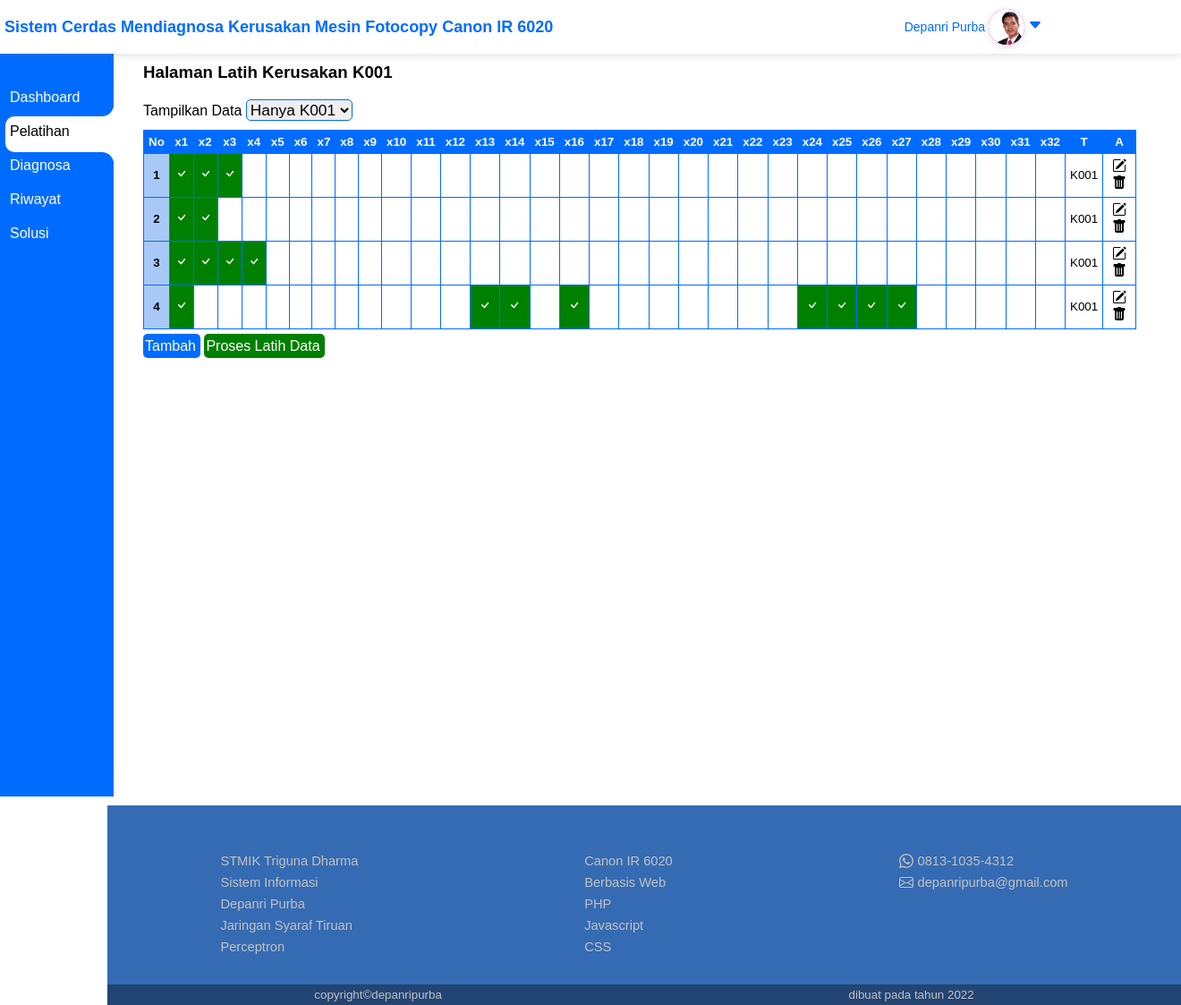
/pelatihan/latih/K001 (signed in), run on the app's committed database.
### tables this page shows
CREATE TABLE `datapelatihan` (
  `id` int NOT NULL,
  `kodeKerusakan` varchar(10) NOT NULL,
  `x1` int NOT NULL DEFAULT '-1',
  `x2` int NOT NULL DEFAULT '-1',
  `x3` int NOT NULL DEFAULT '-1',
  `x4` int NOT NULL DEFAULT '-1',
  `x5` int NOT NULL DEFAULT '-1',
  `x6` int NOT NULL DEFAULT '-1',
  `x7` int NOT NULL DEFAULT '-1',
  `x8` int NOT NULL DEFAULT '-1',
  `x9` int NOT NULL DEFAULT '-1',
  `x10` int NOT NULL DEFAULT '-1',
  `x11` int NOT NULL DEFAULT '-1',
  `x12` int NOT NULL DEFAULT '-1',
  `x13` int NOT NULL DEFAULT '-1',
  `x14` int NOT NULL DEFAULT '-1',
  `x15` int NOT NULL DEFAULT '-1',
  `x16` int NOT NULL DEFAULT '-1',
  `x17` int NOT NULL DEFAULT '-1',
  `x18` int NOT NULL DEFAULT '-1',
  `x19` int NOT NULL DEFAULT '-1',
  `x20` int NOT NULL DEFAULT '-1',
  `x21` int NOT NULL DEFAULT '-1',
  `x22` int NOT NULL DEFAULT '-1',
  `x23` int NOT NULL DEFAULT '-1',
  `x24` int NOT NULL DEFAULT '-1',
  `x25` int NOT NULL DEFAULT '-1',
  `x26` int NOT NULL DEFAULT '-1',
  `x27` int NOT NULL DEFAULT '-1',
  `x28` int NOT NULL DEFAULT '-1',
  `x29` int NOT NULL DEFAULT '-1',
  `x30` int NOT NULL DEFAULT '-1',
  `x31` int NOT NULL DEFAULT '-1',
  `x32` int NOT NULL DEFAULT '-1'
);

### core/Purbacontroler.php (called while the page is built)
<?php
	class Purbacontroler{
		public function tampil($params,$data){
			require_once "view/".$params.".php";
		}
	}
 ?>

### index.php (called while the page is built, shortened)
<?php
require_once "core/Purbacontroler.php";
require_once "core/Purbamodel.php";
class Purba{
	public $method = "index";
	public function __construct(){
		$controler = new $this->controler();
		if(isset($this->ambilurl()[1])){
			if(method_exists($controler, $this->ambilurl()[1])){
				$this->method = $this->ambilurl()[1];
			}
		}
		$var1 = "";
		$var2 = "";
		if(isset($this->ambilurl()[2])){
			$var1 = $this->ambilurl()[2];
		}
		$method = $this->method;
		$controler->$method($var1,$var2);
	}
	public function ambilurl(){
		if(isset($_GET["url"])){
			return explode("/", $_GET["url"]);
		}else{
			return ["null"];
		}
	}
}
$depanri = new Purba();
?>

### core/Purbamodel.php (called while the page is built, shortened)
<?php
class Purbamodel{
	public $dbserver = "localhost";
	public $dbuser = "root";
	public $dbpass = "root";
	public $dbname = "scperceptron";
	public function __construct(){
		$this->konek = new Mysqli($this->dbserver,$this->dbuser,$this->dbpass,$this->dbname);
	}
}

### model/Pelatihanmodel.php (called while the page is built, shortened)
<?php
class Pelatihanmodel extends Purbamodel
{
    public function getwhere($params, $all)
    {
        $params = explode(" ", $params);
        $query = "SELECT * FROM datapelatihan WHERE `kodeKerusakan`='" . $params[0] . "'";
        $data = $this->konek->query($query);
        $hasil = [];
        while ($datadb = mysqli_fetch_assoc($data)) {
            $hasil[] = $datadb;
        }
        return $hasil;
    }
}

### view/Latih.php (the view, shortened to what this page needs)
<div class="container">
    <div class="null">
    </div>
    <div class="content">
        <div class="halaman">
            <div class="judul-halaman">
                <h3>Halaman Latih Kerusakan <?= $data['kodeKerusakan'] ?></h3>
                <div class="query">
                    <?php
                    $selco=$data['selected']==$data['kodeKerusakan']?'selected':'' ;
                    ?>
                <label for="checkbox">Tampilkan Data</label>
                <select class="checkbox" name="showcode" id="checkbox">
                    <option <?=$selco?> value="<?=BASE_URL?>pelatihan/latih/<?=$data['kodeKerusakan']?>"><b>Hanya <?=$data['kodeKerusakan']?></b></option>
                </select>
                </div>
            </div>
            <div class="isi-halaman">
                <div class="tabel-small">
                    <?php
                    $class = null;
                    if (count($data['datapel']) === 0) {
                        $class = 'hide';
                        echo "Data pelatihan kerusakan " . $data['kodeKerusakan'] . " masih kosong";
                    } else { ?>
                        <table cellspacing="0" class="tabel">
                            <tr>
                                <td>No</td>
                                 <?php for ($a = 1; $a <= 32; $a++) { ?>
                                        <td><?= 'x' . $a?></td>
                                    <?php } ?>
                                <td>T</td>
                                <td>A</td>
                            </tr>
                            <?php $nomor = 1 ?>
                            <?php foreach ($data['datapel'] as $key => $value) : ?>
                                <tr class="tabel-isi">
                                    <td class="numbering"><b><?= $nomor ?></b></td>
                                    <?php for ($a = 1; $a <= 32; $a++) { ?>
                                        <?php
                                        $class = $value['x' . $a] == 1 ? "primer" : "cek";
                                        $icon = $value['x' . $a] == 1 ? "chek.svg" : "x.svg";
                                        ?>
                                        <td class="<?= $class ?>"><img src="<?=BASE_URL?>assets/icons/<?=$icon?>" alt=""></td>
                                    <?php } ?>
                                    <td><?= $value['kodeKerusakan'] ?></td>
                                    <td>
                                        <a href="<?=BASE_URL?>pelatihan/detaildatalatih/<?=$value['kodeKerusakan']?>+<?=$value['id']?>"><img src="<?= BASE_URL ?>assets/icons/edit.svg" alt=""></a><a href="scsdc" onclick="delet(event,{'url':'<?=BASE_URL?>pelatihan/hapusdataid/<?=$value['id']?>','kode':'<?=$value['kodeKerusakan']?>','id':'<?=$value['id']?>'})"><img src="<?= BASE_URL ?>assets/icons/hapus.svg" alt=""></a>
                                    </td>
                                </tr>
                                <?php $nomor++ ?>
                            <?php endforeach ?>
                        </table>
                    <?php  } ?>
                </div>
                <div class="container-button">
                    <a class="btn-added" href="<?= BASE_URL ?>pelatihan/latih/<?= $data['kodeKerusakan'] ?>/tambah">Tambah</a>
                    <a class="btn-proses <?=$class ?>" href="<?= BASE_URL ?>pelatihan/prosesdata/<?= $data['kodeKerusakan'] ?>">Proses Latih Data</a>
                </div>
            </div>
        </div>
    </div>
</div>

### assets/css/index.css (style rules this page uses)
* { font-family: helvetica, arial, sans-serif; }
body { background: white; margin: 0; padding: 0; }
.tabel-small table { font-size: 10pt; }
.container { display: grid; grid-template-columns: 130px auto; }
.content { text-align: left; padding-right: 50px; min-height: 100vh; }
.cek { fill: #666666; }
.halaman { margin-top: 70px; margin-left: 30px; }
.tabel td { border-top: 1px solid #006cff; ; border-bottom: 0; border-left: 1px solid #006cff; ; padding: 5px; text-align: center; }
.tabel tr td:nth-child(3) { text-align: left; }
.numbering { background: #a8c9f8 !important; }
.primer { background: green !important; color: white !important; }
.tabel tr:last-child td { border-bottom: 1px solid #006cff; }
.tabel tr td:last-child { border-right: 1px solid #006cff; }
.tabel tr:first-child { font-weight: bold; background: #006cff; color: white; }
.query { padding-bottom: 10px; }
.btn-added { cursor: pointer; background: #006cff; color: white; margin-top: 10px; padding: 5px 2px; padding-right: 5px; border-radius: 5px; text-decoration: none; }
.btn-proses { cursor: pointer; background: green; color: white; margin-top: 10px; padding: 5px 2px; padding-right: 5px; border-radius: 5px; text-decoration: none; }
.container-button { margin-top: 10px; }
.checkbox { border: 1px solid #006cff; cursor: pointer; border-radius: 5px; font-size: 13pt; }

### data on the page
datapelatihan: kodeKerusakan "K001"
datapelatihan: kodeKerusakan "K001"
datapelatihan: kodeKerusakan "K001"
datapelatihan: kodeKerusakan "K001"

### other printed values
$_SESSION['login']['username'] "Depanri Purba"
$menu "Dashboard"
$menu "Pelatihan"
$menu "Diagnosa"
$menu "Riwayat"
$menu "Solusi"
$data['kodeKerusakan'] "K001"
